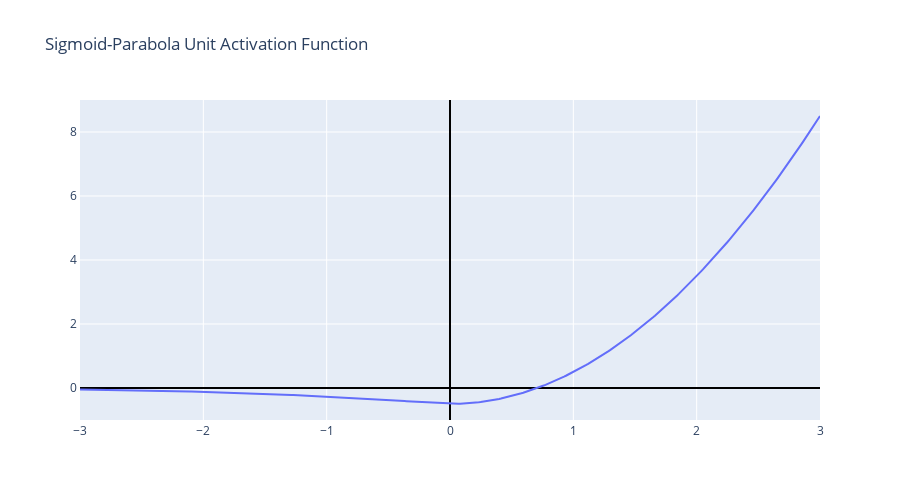

Source (notebook cell):
### Code cell
k = 3

x = np.linspace(-k, k, 400)
y = SPU(x)

fig = go.Figure()

fig.add_trace(
    go.Line(
        x=x, 
        y=y,
        name='y = SPU(x)'
    ),
)

# fig.add_trace(
#     go.Line(
#         x=x, 
#         y=np.zeros(x.shape),
#         name='y = 0'
#     ),
# )

fig.update_layout(title='Sigmoid-Parabola Unit Activation Function', height=500)
fig.update_xaxes(zerolinecolor='black', showline=True)
fig.update_yaxes(zerolinecolor='black', showline=True)

fig.show()

### Figure 1 — Plotly figure (JSON) as saved in the notebook; plotly's stock layout.template omitted (floating-point values rounded to 4 significant figures; data arrays with more than 128 entries replaced by an {"elided": "..."} marker saying what was removed)
{"data": [{"name": "y = SPU(x)", "type": "scatter", "x": {"elided": "400 float values"}, "y": {"elided": "400 float values"}}], "layout": {"height": 500, "title": {"text": "Sigmoid-Parabola Unit Activation Function"}, "xaxis": {"showline": true, "zerolinecolor": "black"}, "yaxis": {"showline": true, "zerolinecolor": "black"}}}
